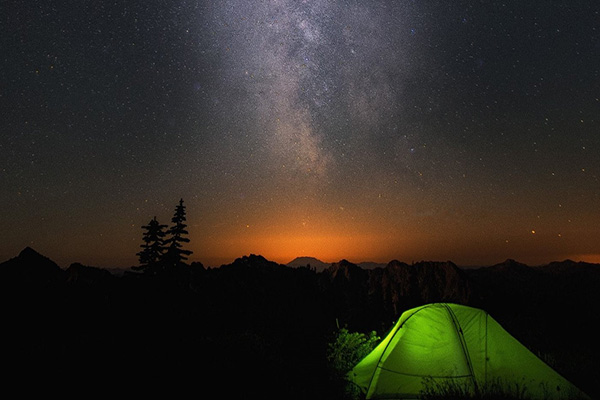
#> input picture 01a.jpg, 600 x 400 px
$ python '010 image pixel value statistics.py'
#> lines starting #> are read from the running program, lines starting #| are printed output that depends on the picture; after the words box and inside, x2 and y2 are one past the last pixel; in counts of white or black regions, pixels touching at a corner belong together
import cv2
import numpy as np

image0 = cv2.imread('01a.jpg', 0)  # 读取图片转为灰度图
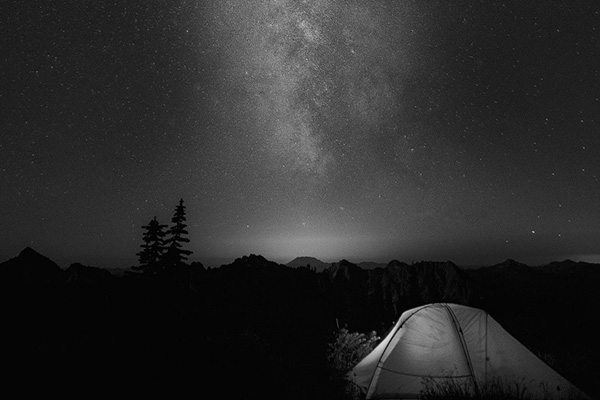
#> image0: shape (400, 600); min 0, max 223, mean 43.5
cv2.namedWindow('image0', cv2.WINDOW_FREERATIO)
cv2.imshow('image0', image0)

min, max, minloc, maxloc = cv2.minMaxLoc(image0)  # 得到一个单通道矩阵的最小值、最大值及其坐标
#> min = 0; max = 223; minloc = (181, 199); maxloc = (384, 340)
print('min: %.2f, max: %.2f' % (min, max))
#| min: 0.00, max: 223.00
print('min loc: ', minloc)
#| min loc:  (181, 199)
print('max loc: ', maxloc)
#| max loc:  (384, 340)

mean, stddev = cv2.meanStdDev(image0)  # 计算单通道矩阵均值和标准差
#> mean = [43.47]; stddev = [33.73]
print('mean: %.2f,stddev: %.2f' % (mean, stddev))
#| mean: 43.47,stddev: 33.73
image0[np.where(image0 < mean)] = 0  # 0为黑，255为白
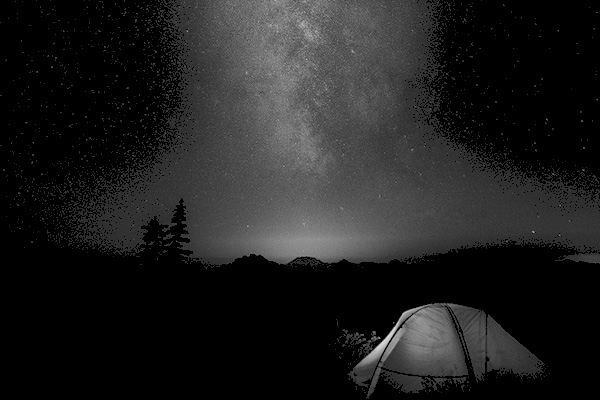
#> image0: shape (400, 600); min 0, max 223, mean 31.4
image0[np.where(image0 > mean)] = 255  # np.where(条件)，若条件满足，返回索引值 ,np.where(条件，x,y)，满足返回x否则返回y
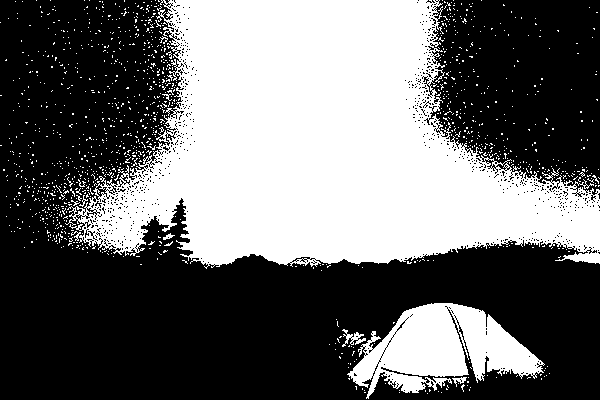
#> image0: shape (400, 600); 41.4% white; 1266 white regions (1257 under 20 px), largest, box (x1, y1, x2, y2) and area: (65, 0, 600, 269) 86070, (347, 303, 545, 399) 10021, (342, 329, 366, 347) 162
cv2.imshow('binary', image0)
# image0[np.where(image0<mean)]=255#反过来写并不能得到相反效果，此处为逻辑错误，小于平均值的都被改成255
# image0[np.where(image0>mean)]=0 #此时执行大于平均值时image0已经都变成大于平均值的数据，所以都符合该条件
image0 = cv2.bitwise_not(image0)
cv2.imshow('binary2', image0)

cv2.waitKey(0)
cv2.destroyAllWindows()

$ run again, with 04.jpg copied over 01a.jpg
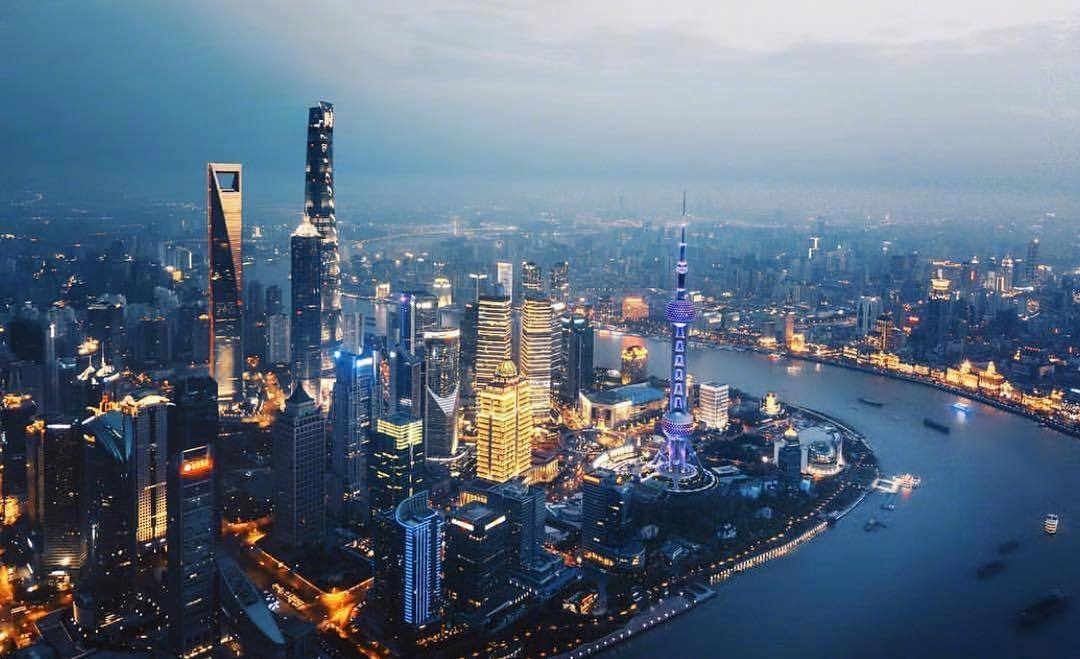
#> input picture 04.jpg, 1080 x 659 px
#> `image0 = cv2.imread('01a.jpg', 0)`:
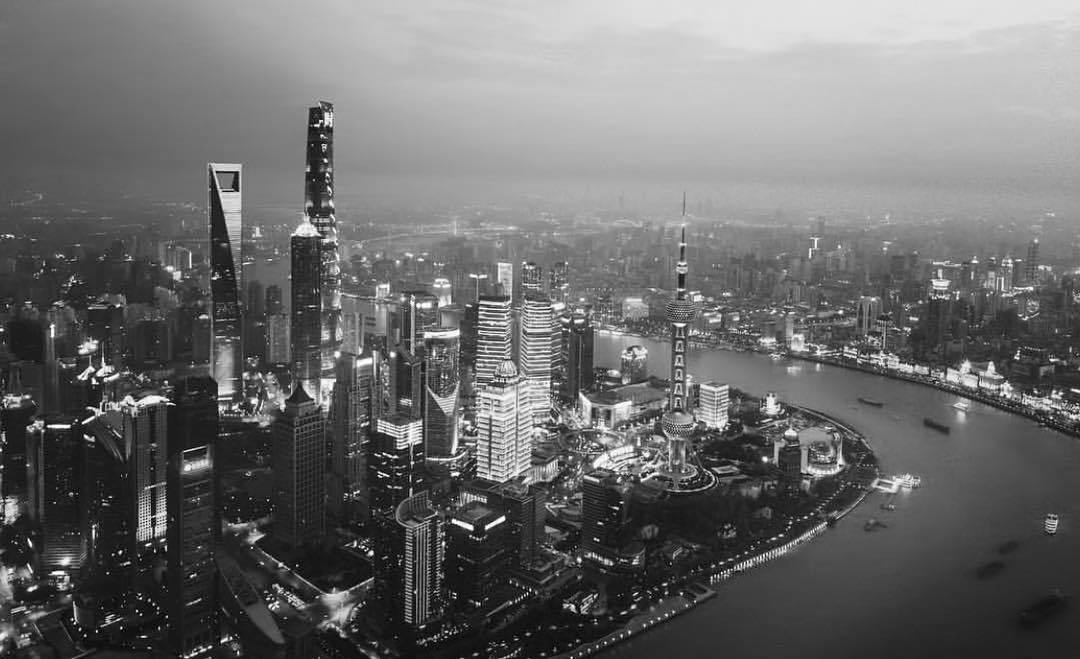
#> image0: shape (659, 1080); min 0, max 255, mean 107.7
#> min = 0; max = 255; minloc = (313, 127); maxloc = (328, 118)
#| min: 0.00, max: 255.00
#| min loc:  (313, 127)
#| max loc:  (328, 118)
#> mean = [107.7]; stddev = [61.28]
#| mean: 107.66,stddev: 61.28
#> `image0[np.where(image0 > mean)] = 255`:
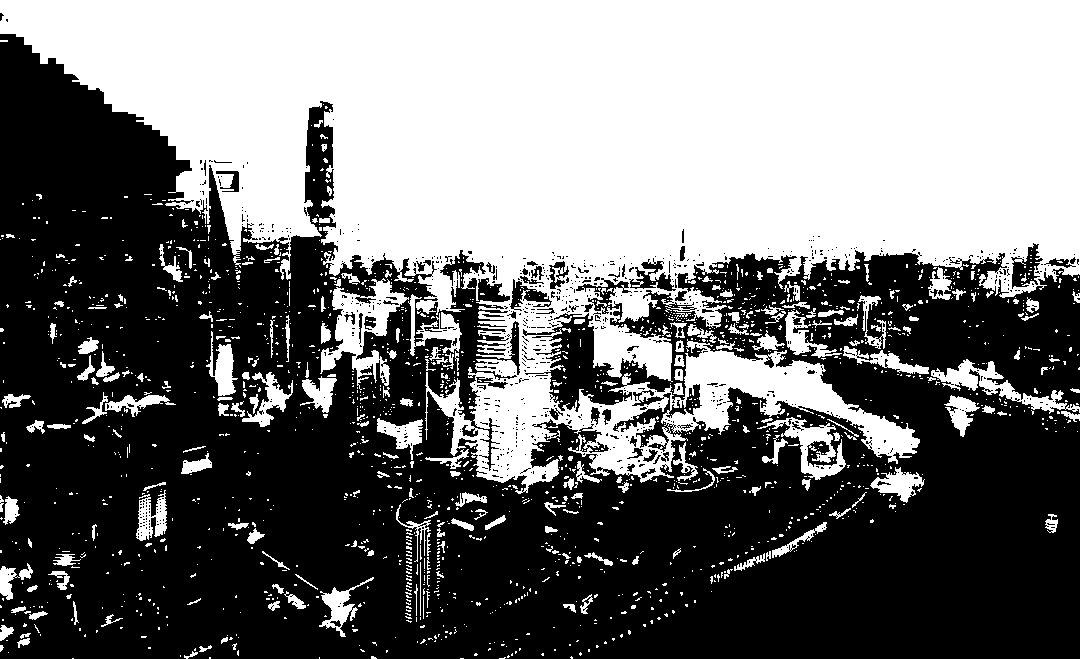
#> image0: shape (659, 1080); 45.6% white; 1805 white regions (1562 under 20 px), largest, box (x1, y1, x2, y2) and area: (0, 0, 1080, 494) 284283, (320, 278, 409, 390) 3608, (931, 359, 1080, 414) 2009
